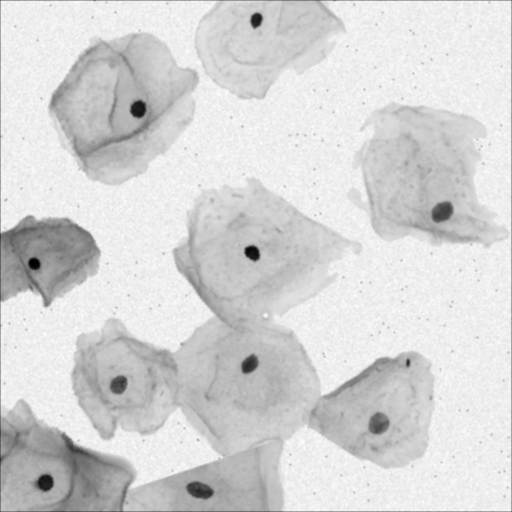
#> input picture filtering_threshold_otsu_watershed_images_region_growing/train_040.png, 512 x 512 px
$ python region_growing.py
#> lines starting #> are read from the running program, lines starting #| are printed output that depends on the picture; after the words box and inside, x2 and y2 are one past the last pixel; in counts of white or black regions, pixels touching at a corner belong together
import numpy as np
from queue import Queue
import cv2
import matplotlib.pyplot as plt

def region_growing(image, seed_point, threshold):

    # Ensure input image is grayscale
    if len(image.shape) > 2:
        raise ValueError("Input image must be grayscale (2D array)")

    # Create a mask to store the segmented region
    mask = np.zeros_like(image, dtype=np.uint8)

    # Get image dimensions
    height, width = image.shape
    print(image.shape)

    # Get the seed point intensity
    seed_intensity = image[seed_point]

    # Initialize queue for region growing
    queue = Queue()
    queue.put(seed_point)

    # Define 8-connectivity neighborhood
    neighbors = [
        (-1, -1), (-1, 0), (-1, 1),
        (0, -1),           (0, 1),
        (1, -1),  (1, 0),  (1, 1)
    ]

    # Mark the seed point in the mask
    mask[seed_point] = 1

    # Process pixels in the queue
    while not queue.empty():
        current_row, current_col = queue.get()

        # Check all neighboring pixels
        for dy, dx in neighbors:
            new_row, new_col = current_row + dy, current_col + dx

            # Check if the neighbor is within image boundaries
            if (0 <= new_row < height and
                0 <= new_col < width and
                mask[new_row, new_col] == 0):

                # Calculate intensity difference
                intensity_diff = abs(float(image[new_row, new_col]) - float(seed_intensity))

                # If the difference is within threshold, add to region
                if intensity_diff <= threshold:
                    mask[new_row, new_col] = 1
                    queue.put((new_row, new_col))

    return mask

def multiple_seed_region_growing(image, seed_points, threshold):

    final_mask = np.zeros_like(image, dtype=np.uint8)

    for seed_point in seed_points:
        mask = region_growing(image, seed_point, threshold)
        final_mask = np.logical_or(final_mask, mask)

    return final_mask.astype(np.uint8)

# Usage example
if __name__ == "__main__":

    # Load image
    image = cv2.imread(r"filtering_threshold_otsu_watershed_images_region_growing/train_040.png", cv2.IMREAD_GRAYSCALE)
#> image is the input picture: shape (512, 512); min 0, max 255, mean 213.4
    bilateral = cv2.bilateralFilter(image, 5, 15, 15)

    # Define seed points
    seed_points = [(179, 250) , (100,50), (350,450)]

    # Set threshold
    threshold = 110

    # Apply region growing
    segmented = multiple_seed_region_growing(bilateral, seed_points, threshold)
#> the loop in multiple_seed_region_growing, `for seed_point in seed_points:` made 3 passes
#> seed_intensity in region_growing on passes 1 to 3: 213, 196, 237
#> pass 1, in multiple_seed_region_growing, `mask = region_growing(image, seed_point, threshold)`:
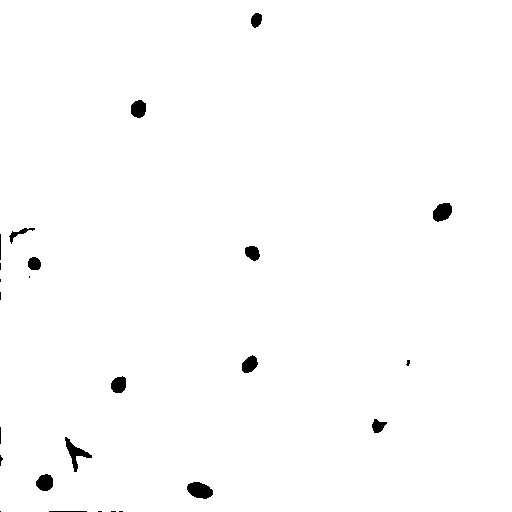
#> mask: shape (512, 512); values 0 (black) and 1 (white), 99% white; 25 black regions (11 under 20 px), largest, box (x1, y1, x2, y2) and area: (187, 482, 213, 499) 321, (65, 437, 92, 472) 289, (433, 203, 452, 222) 272
#> pass 2, in multiple_seed_region_growing, `mask = region_growing(image, seed_point, threshold)`:
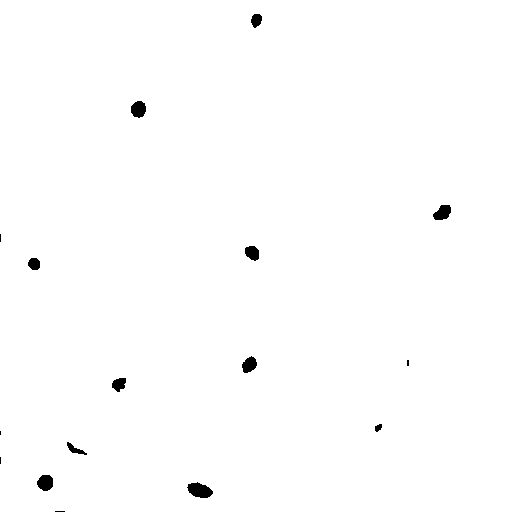
#> mask: shape (512, 512); values 0 (black) and 1 (white), 99.3% white; 16 black regions (5 under 20 px), largest, box (x1, y1, x2, y2) and area: (187, 482, 213, 498) 283, (37, 475, 53, 491) 204, (131, 101, 146, 118) 199
#> pass 3, in multiple_seed_region_growing, `mask = region_growing(image, seed_point, threshold)`:
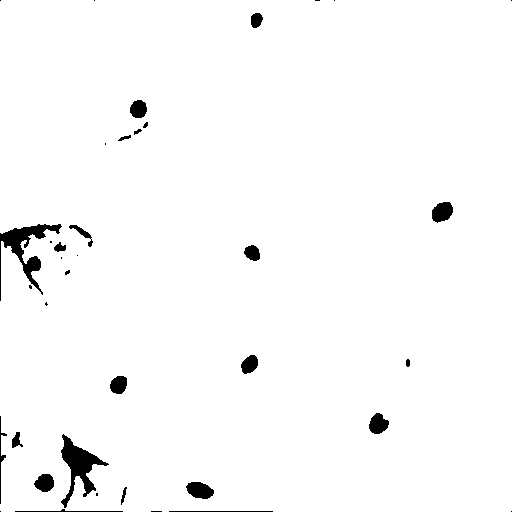
#> mask: shape (512, 512); values 0 (black) and 1 (white), 97.9% white; 38 black regions (16 under 20 px), largest, box (x1, y1, x2, y2) and area: (0, 224, 62, 301) 1218, (61, 434, 109, 508) 1183, (186, 482, 214, 499) 347

    # Display result
    plt.figure(figsize=(12, 6))
    plt.subplot(121)
    plt.title("Original Image")
    plt.imshow(bilateral, cmap="gray")
    plt.subplot(122)
    plt.title("Segmented Image")
    plt.imshow(segmented, cmap="gray")
    plt.show()
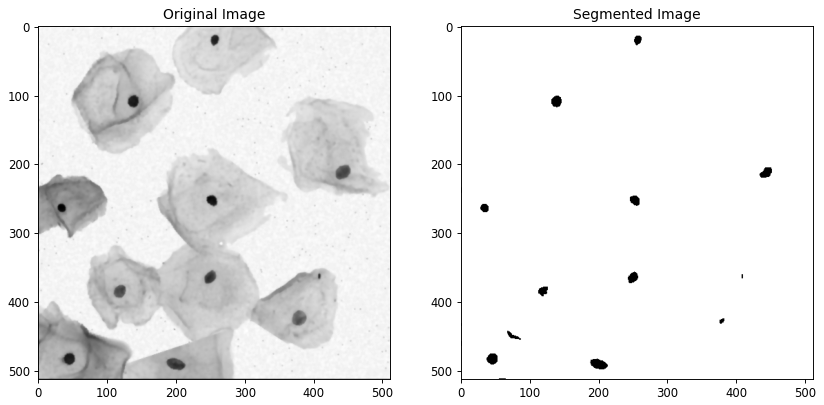
#> figure drawn by matplotlib, 2 panels
